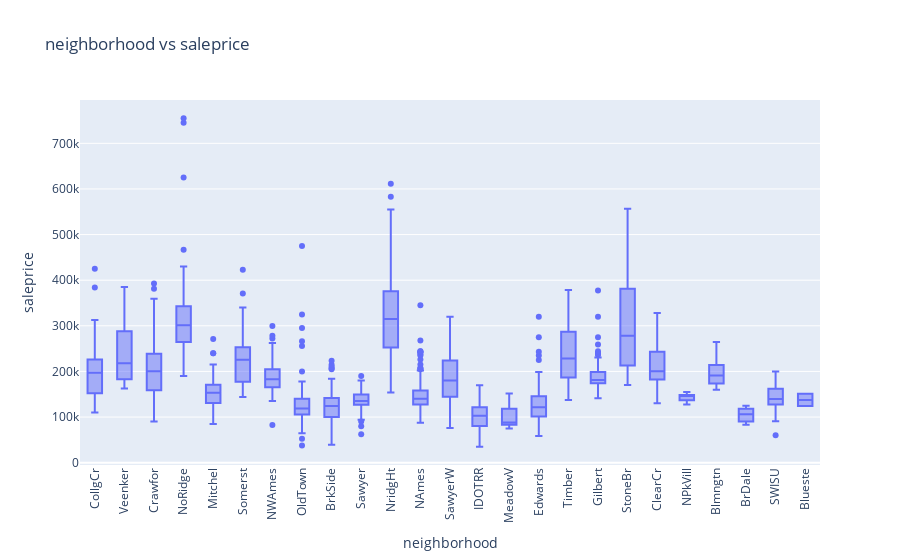

Notebook cell for this chart:
### Markdown cell above
This code below generates a box plot that provides a visual comparison of the distribution of sale prices across different neighborhoods. Each box in the plot represents the interquartile range (IQR) of sale prices within a neighborhood, showing the median, quartiles, and potential outliers. The x-axis represents the neighborhoods, and the y-axis represents the sale prices.

### Code cell
fig = px.box(data_frame=data, x='neighborhood', y='saleprice', title='neighborhood vs saleprice')
fig.update_layout(showlegend=False, xaxis_tickangle=-90)  # Rotate x-axis labels for better visibility

fig.show()

### Figure 1 — Plotly figure (JSON) as saved in the notebook; plotly's stock layout.template omitted (floating-point values rounded to 4 significant figures; data arrays with more than 128 entries replaced by an {"elided": "..."} marker saying what was removed)
{"data": [{"alignmentgroup": "True", "hovertemplate": "neighborhood=%{x}<br>saleprice=%{y}<extra></extra>", "legendgroup": "", "marker": {"color": "#636efa"}, "name": "", "notched": false, "offsetgroup": "", "orientation": "v", "showlegend": false, "type": "box", "x": {"elided": "1460 str values"}, "x0": " ", "xaxis": "x", "y": {"elided": "1460 int values"}, "y0": " ", "yaxis": "y"}], "layout": {"boxmode": "group", "legend": {"tracegroupgap": 0}, "showlegend": false, "title": {"text": "neighborhood vs saleprice"}, "xaxis": {"anchor": "y", "domain": [0, 1], "tickangle": -90, "title": {"text": "neighborhood"}}, "yaxis": {"anchor": "x", "domain": [0, 1], "title": {"text": "saleprice"}}}}
